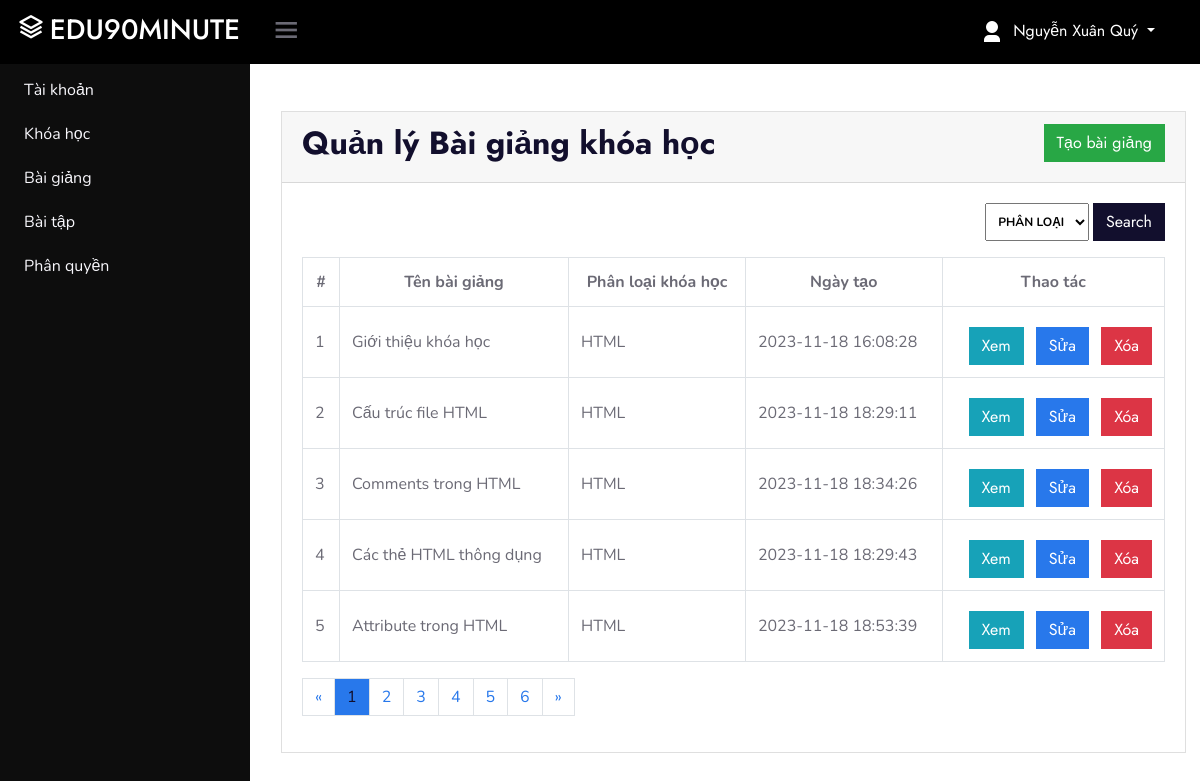
The app's page /?ctl=lessons (signed in) with its own data.
### tables this page shows
CREATE TABLE `lessons` (
  `id` int(11) NOT NULL,
  `name` varchar(255) NOT NULL,
  `described` text NOT NULL,
  `fileUpload` varchar(255) NOT NULL,
  `courseId` int(10) UNSIGNED NOT NULL,
  `relate` float NOT NULL,
  `created_at` timestamp NOT NULL DEFAULT current_timestamp()
);

CREATE TABLE `courses` (
  `id` int(10) UNSIGNED NOT NULL,
  `name` varchar(255) NOT NULL,
  `described` varchar(255) NOT NULL,
  `fileUpload` varchar(255) NOT NULL,
  `price` int(11) NOT NULL DEFAULT 0,
  `inputs` text NOT NULL,
  `outputs` text NOT NULL,
  `interact` int(11) NOT NULL DEFAULT 0,
  `relate` float NOT NULL,
  `tags` varchar(255) NOT NULL,
  `created_at` timestamp NULL DEFAULT current_timestamp(),
  `state` smallint(6) NOT NULL DEFAULT 0,
  `topicId` int(10) UNSIGNED NOT NULL
);

### Controllers/BaseController.php (called while the page is built, shortened)
<?php
class BaseController{
    protected function view($viewPath, array $data = []){
        include_once self::VIEWS_FOLDER_NAME . str_replace('.', '/', $viewPath) . '.php';
    }
}

### Controllers/Admin/AdminLessonsController.php (called while the page is built, shortened)
<?php
class AdminLessonsController extends BaseController{
    protected $lessonsModel;
    private $data = [];
    protected $limit = 5;
    public function __construct() {
        $this->coursesModel = new CoursesModel;
        $this->lessonsModel = new LessonsModel;
        $this->data['courses'] = $this->coursesModel->all('', '', '', '', '', ['relate' => 'asc']);
        $this->data['lessons'] = $this->lessonsModel->all();
    }
    public function index() {
        $where = [];
        $param = [];
        $page = isset($_GET['page']) ? $_GET['page'] : 1;
        $this->data['lessons'] = $this->lessonsModel->getDataJoin(['name'], 'courses',
                                                                    'lessons.courseId = courses.id', $where,
                                                                    ($page-1)*$this->limit, $this->limit);
        $totalRecord = $this->lessonsModel->all('', ['COUNT(id)'], $where)[0]['COUNT(id)'];
        $totalRecord = ($totalRecord == 0) ? 1 : $totalRecord;
        $this->data["paging"] = $this->lessonsModel->paging($this->limit,$totalRecord, $param);
        return $this->view('admin.lessons.index', $this->data);
    }
}

### Core/Database.php (called while the page is built, shortened)
<?php
    class Database
    {
        public function  connect(){
            $connect = mysqli_connect(self::DB_HOST, self::DB_USER, self::DB_PASSWORD, self::DB_NAME);
            mysqli_set_charset($connect, 'utf8');
            if(mysqli_connect_errno() === 0){
                return $connect;
            }
            return false;
        }
    }

### Views/admin/lessons/index.php (the view, shortened to what this page needs)
<div class="card">
    <div class="card-header boder-0">
        <div class="float-left">
            <h2>Quản lý Bài giảng khóa học</h2>
        </div>
        <div class="float-right">
        <?php
            if(in_array('lesson-create', $_SESSION['permissions'])){
            ?>
                <a href="./?ctl=lessons&act=create&rl=1<?php echo isset($_GET['page']) ? "&page=".$_GET['page']:""; ?>" class="btn btn-success">Tạo bài giảng</a>
            <?php
            }
        ?>
        </div>
    </div>
    <div class="card-body">
        <form action="./?ctl=lessons" method="GET" class="d-flex justify-content-end mb-3">
            <select class="badge text-uppercase mr-1" name="course">
                <option value="0" selected>Phân loại</option>
            </select>
            <button class="btn btn-dark">Search</button>
        </form>
        <div class="table-responsive">
             <table class="table table-bordered table-hover">
                <tr class="badge-default">
                    <th class="text-center">#</th>
                    <th class="text-center" style="min-width: 150px;">Tên bài giảng</th>
                    <th class="text-center">Phân loại khóa học</th>
                    <th class="text-center">Ngày tạo</th>
                    <th class="text-center" max-width="270px">Thao tác</th>
                </tr>
                <?php
                    if(isset($lessons)){
                        $i = (isset($_GET['page'])) ? ($_GET['page'] - 1) * 5 + 1 : 1;
                        foreach($lessons as $value){
                ?>
                    <tr>
                        <td class="align-middle"> <?php echo $i++; ?> </td>
                        <td class="align-middle"> <?php echo $value['name']; ?> </td>
                        <td class="align-middle text-uppercase"> <?php echo $value['coursesName']; ?> </td>
                        <td class="align-middle"> <?php echo $value['created_at']; ?> </td>
                        <td class="align-middle text-right">
                            <a href="./?ctl=lessons&act=show&id=<?php echo $value['id']; echo isset($_GET['page']) ? "&page=".$_GET['page']:""; ?>" class="btn btn-info mr-2 mt-2">Xem</a>
                        <?php
                            if(in_array('lesson-update', $_SESSION['permissions'])){
                            ?>
                                <a href="./?ctl=lessons&act=edit&id=<?php echo $value['id']; echo isset($_GET['page']) ? "&page=".$_GET['page']:""; ?>" class="btn btn-primary mr-2 mt-2">Sửa</a>
                            <?php
                            }
                            if(in_array('lesson-delete', $_SESSION['permissions'])){
                            ?>
                                <form action="./?ctl=lessons&act=destroy&id=<?php echo $value['id'];?>" method="POST"
                                onsubmit="return confirmDelete('<?php echo 'Bạn có chắc muốn xóa bài giảng `' .  $value['name'] . '` không?'; ?>')"
                                class="d-inline-block">
                                    <input  type="submit" name="submit" value="Xóa" class="btn btn-danger mt-2">
                                </form>
                            <?php
                            }
                        ?>
                        </td>
                    </tr>
                <?php }} ?>
            </div>
    </div>
    <?php if(isset($paging)) echo $paging; ?>
</div>

### css/adminStyle.css (style rules this page uses)
:root { --header-height: 3rem; --nav-width: 0px; --first-color: rgb(0, 0, 0); --first-color-light: #AFA5D9; --white-color: #F7F6FB; --body-font: 'Nunito', sans-serif; --normal-font-size: 1rem; --z-fixed: 100 }
body { position: relative; margin: var(--header-height) 0 0 0; padding: 0 1rem; font-family: var(--body-font); font-size: var(--normal-font-size); transition: .5s }
a { text-decoration: none }

### records on screen
lessons: name "Giới thiệu khóa học", courseId.name "HTML", created_at "2023-11-18 16:08:28"
lessons: name "Cấu trúc file HTML", courseId.name "HTML", created_at "2023-11-18 18:29:11"
lessons: name "Comments trong HTML", courseId.name "HTML", created_at "2023-11-18 18:34:26"
lessons: name "Các thẻ HTML thông dụng", courseId.name "HTML", created_at "2023-11-18 18:29:43"
lessons: name "Attribute trong HTML", courseId.name "HTML", created_at "2023-11-18 18:53:39"

### other values on screen
$_SESSION['name'] "Nguyễn Xuân Quý"
